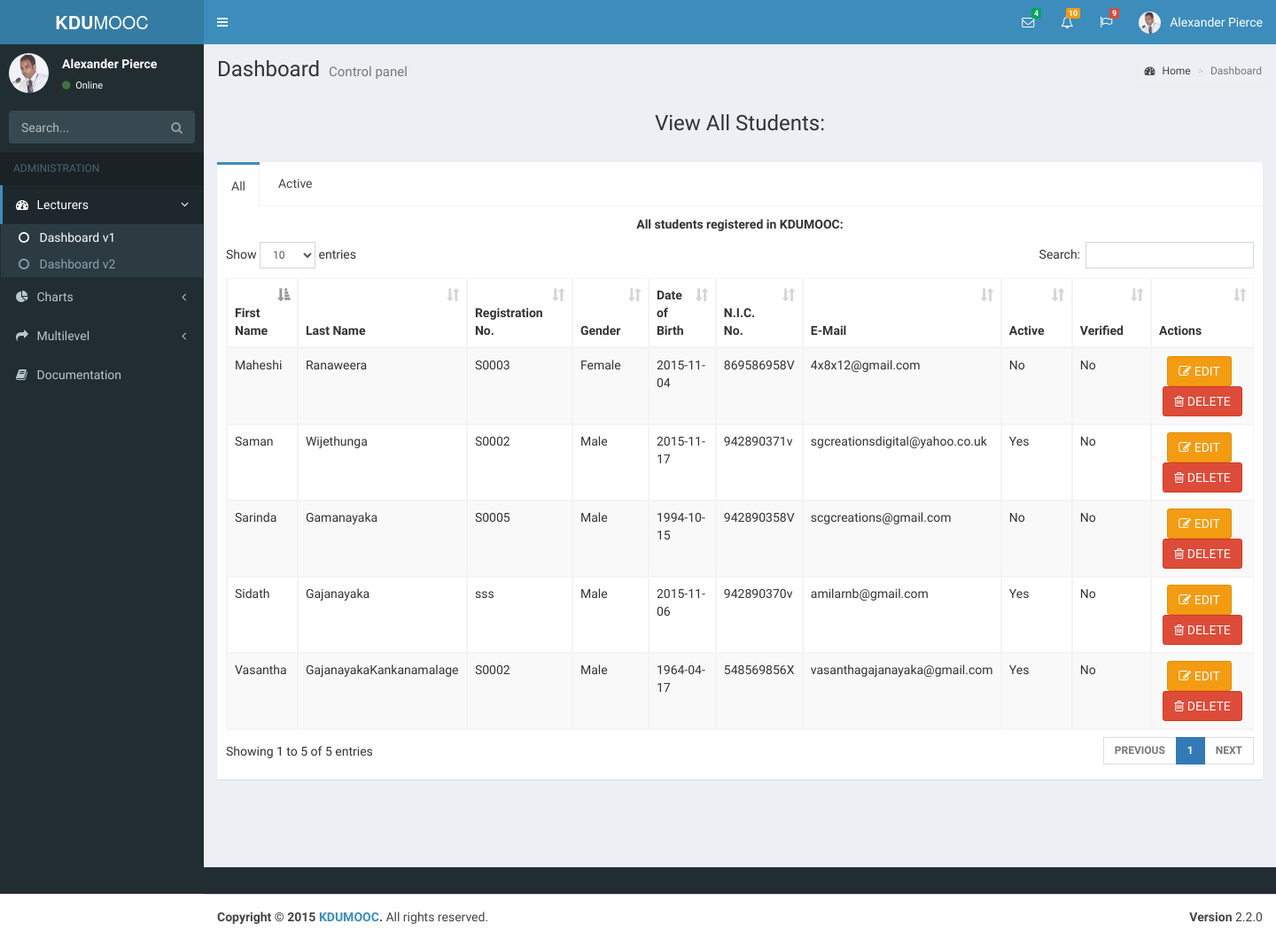
The page /viewStudents.php on the database as committed earlier.
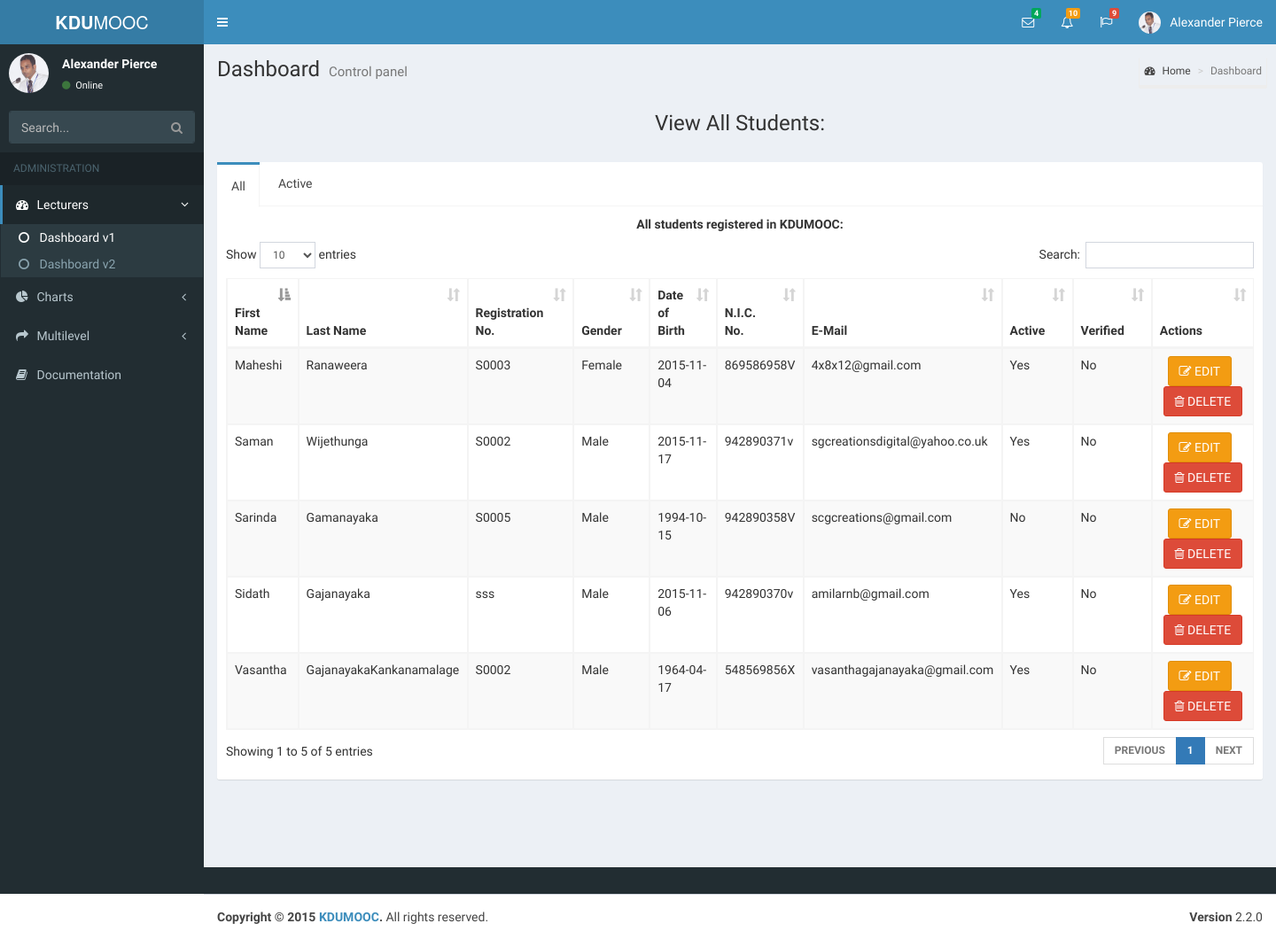
The same page on the database as committed later.
### tables this page shows
CREATE TABLE IF NOT EXISTS `student` (
  `idSTUDENT` int(11) NOT NULL AUTO_INCREMENT,
  `first_name` varchar(100) NOT NULL,
  `last_name` varchar(100) NOT NULL,
  `registration_no` varchar(45) DEFAULT NULL,
  `dob` date NOT NULL,
  `gender` varchar(10) DEFAULT NULL,
  `nic` varchar(12) NOT NULL,
  `email` varchar(200) NOT NULL,
  `username` varchar(200) NOT NULL,
  `password` varchar(200) NOT NULL,
  `deleted` tinyint(1) DEFAULT NULL,
  `activated` tinyint(1) NOT NULL,
  `verified` tinyint(1) NOT NULL,
  PRIMARY KEY (`idSTUDENT`,`nic`)
);

### require/functions.php (called while the page is built, shortened)
<?php
function getAllStudents($db) {
    $sql = "SELECT * FROM `student` where `deleted`=0";
    $sth = $db->prepare($sql);
    $sth->execute();
    $result = $sth->fetchAll();
    return $result;
}
?>

### viewStudents.php (the view, shortened to what this page needs)
<?php
include 'require/linksNew.php';
include 'require/functions.php';
include 'headerGeneral.php';
?>
<html lang="en">
    <head>
    </head>
    <body>
    <center>
        <h3>View All Students:</h3></center>
    <br>
    <div class="nav-tabs-custom">
        <ul class="nav nav-tabs">
            <li class="active"><a href="#tab_1" data-toggle="tab" aria-expanded="true">All</a></li>
            <li class=""><a href="#tab_2" data-toggle="tab" aria-expanded="false">Active</a></li>
        </ul>
        <div class="tab-content">
            <div class="tab-pane active" id="tab_1">
                <p style="text-align: center" ><b>All students registered in KDUMOOC:</b></p>
                <table id="idTableAllStudents" class="table table-bordered table-striped dataTable" role="grid">
                    <thead>
                        <tr role="row">
                            <th>First Name</th>
                            <th>Last Name</th>
                            <th>Registration No.</th>
                            <th>Gender</th>
                            <th>Date of Birth</th>
                            <th>N.I.C. No.</th>
                            <th>E-Mail</th>
                            <th>Active</th>
                            <th>Verified</th>
                            <th>Actions</th>
                        </tr>
                    </thead>
                    <tbody>
                        <?php
                        $allStudents = getAllStudents($db);
                        foreach ($allStudents as $student) {
                            echo "<tr>";
                            echo "<td>" . $student['first_name'] . "</td>";
                            echo "<td>" . $student['last_name'] . "</td>";
                            echo "<td>" . $student['registration_no'] . "</td>";
                            echo "<td>" . $student['gender'] . "</td>";
                            echo "<td>" . $student['dob'] . "</td>";
                            echo "<td>" . $student['nic'] . "</td>";
                            echo "<td>" . $student['email'] . "</td>";
                            $active = "Yes";
                            if ($student['activated'] == 0) {
                                $active = "No";
                            }
                            $verified = "Yes";
                            if ($student['verified'] == 0) {
                                $verified = "No";
                            }
                            echo "<td>" . $active . "</td>";
                            echo "<td>" . $verified . "</td>";
                            echo "<td style=\"text-align:center;\">" . "<button class=\"btn btn-warning\" type=\"button\" onclick=\"window.open('editStudent.php?studentID=" . $student['idSTUDENT'] . "','_blank');\"><i class=\"fa fa-pencil-square-o\"></i>  Edit</button> &nbsp; <button class=\"btn btn-danger\" type=\"button\" onclick=\"window.open('deleteStudent.php?studentID=" . $student['idSTUDENT'] . "&nic=" . $student['nic'] . "','_blank');\"><i class=\"fa fa-trash-o\"></i>  Delete</button>" . "</td>";
                            echo "</tr>";
                        }
                        ?>
                    </tbody>
                </table>
            </div>
        </div>
    </div>
</div>
<footer class="footer">
    <p >&copy; KDUMOOC - 2015</p>
</footer>
<?php include 'footerGeneral.php'; ?>
</body>
</html>

Rows that differ between the two databases and show on the page:
changed student "Maheshi": activated "No" → "Yes"
